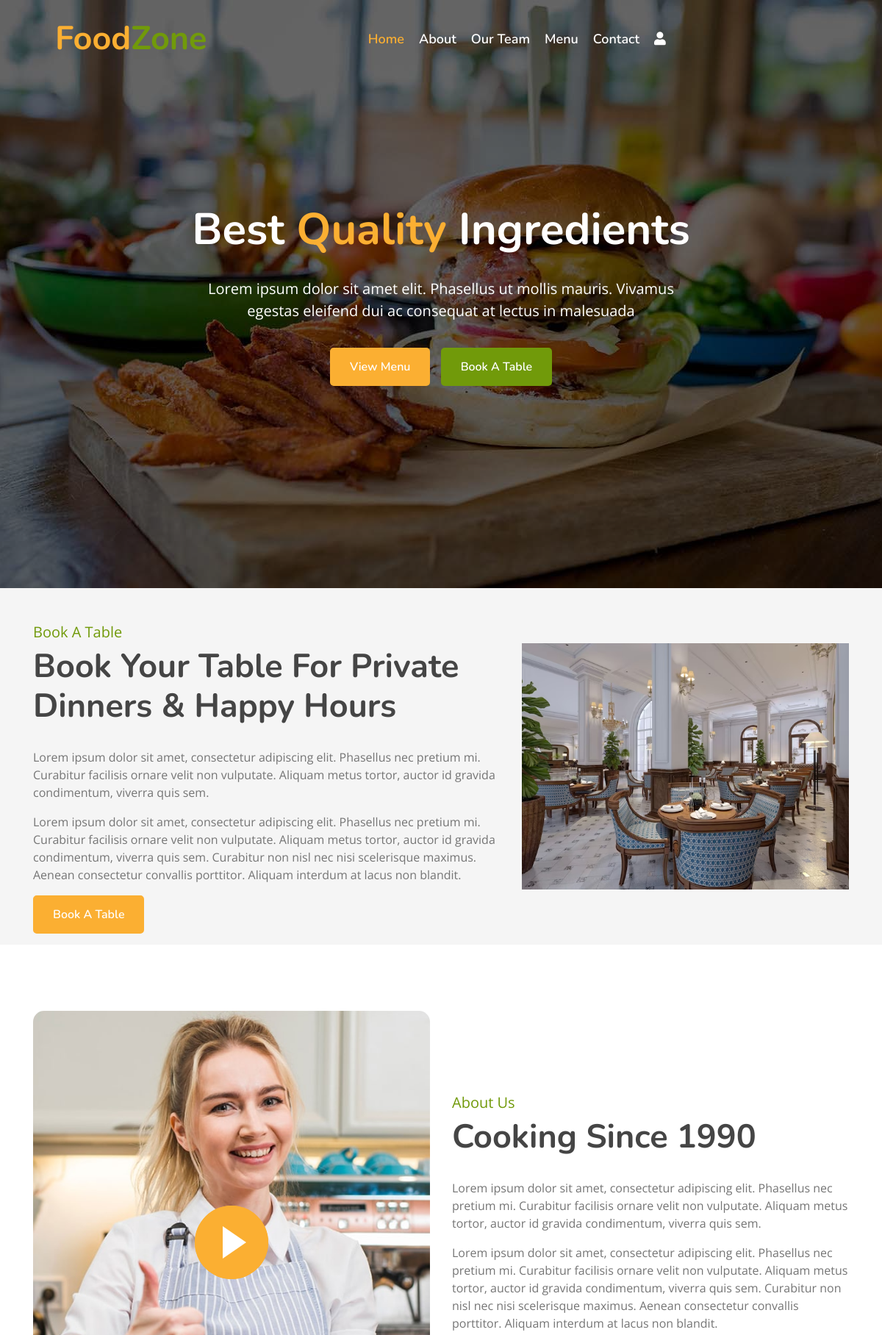
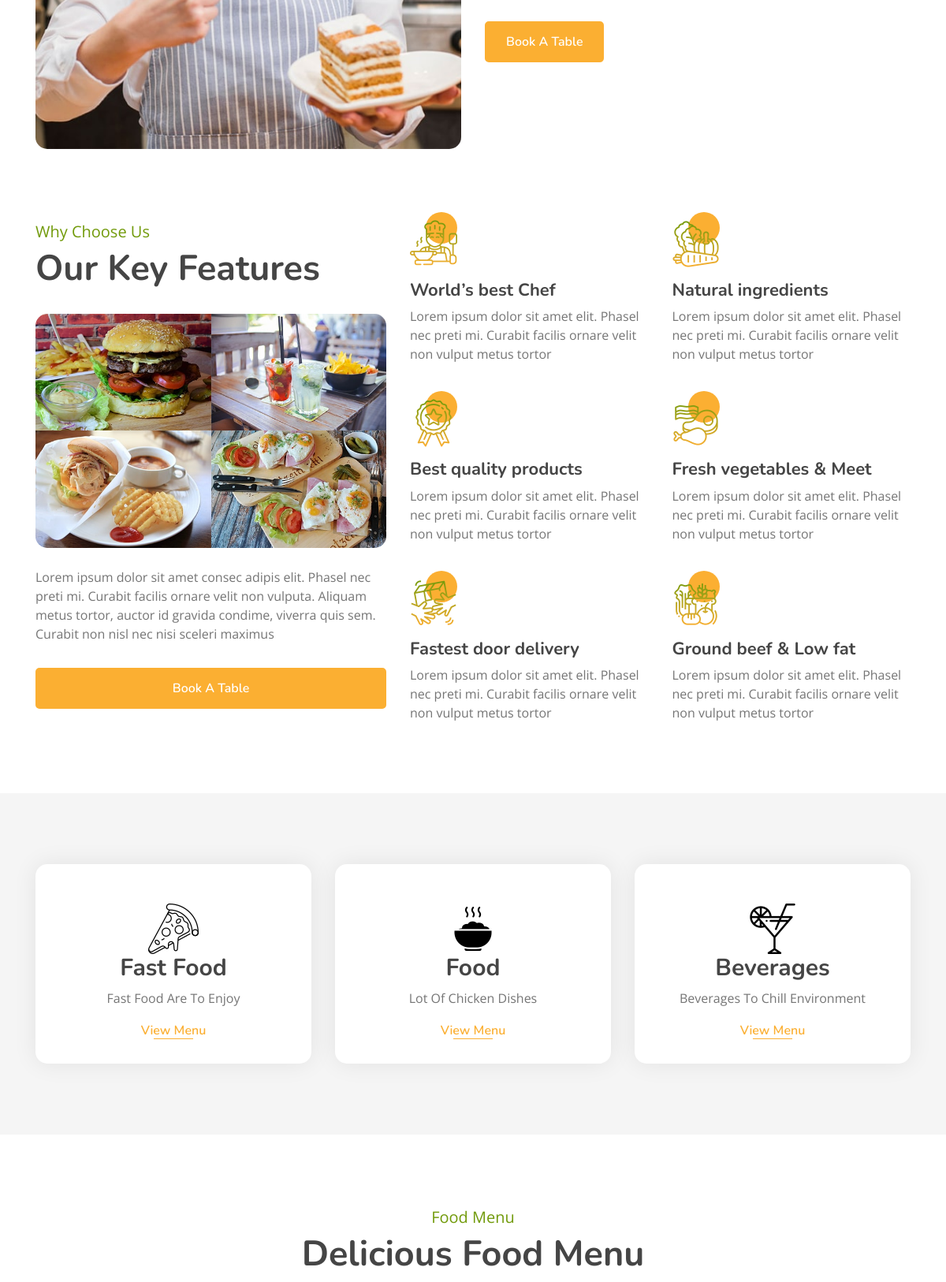
The page / (upper part) on the database its author committed (2 pictures, top to bottom).
### myapp/models.py (models this page shows, shortened)
class Category(models.Model):
    name = models.CharField(max_length=100, unique=True)
    iconimg = models.ImageField(upload_to="icon",default="", null=False)
    description = models.TextField()
    added_on = models.DateTimeField(auto_now_add=True)
    updated_on = models.DateTimeField(auto_now=True)

### myapp/views.py (the view)
# urls.py: path('', views.Index,name='index'),
def Index(request):
    category = Category.objects.all()
    profile = Profile.objects.all()
    dishes = Dish.objects.all()
    members = Team.objects.all().order_by('name')
    context = {
        'team_members': members,
        'profile':profile,
        'dishes': dishes,
        'category': category,
    }
    return render(request, 'index.html',context)

### templates/index.html (shortened to what this page needs)
{% extends 'base.html' %}
{% block content %}
        <div class="carousel">
            <div class="container-fluid">
                <div class="owl-carousel">
                    <div class="carousel-item">
                        <div class="carousel-img">
                            <img src="/static/img/carousel-1.jpg" alt="Image">
                        </div>
                        <div class="carousel-text">
                            <h1>Best <span>Quality</span> Ingredients</h1>
                            <p>
                                Lorem ipsum dolor sit amet elit. Phasellus ut mollis mauris. Vivamus egestas eleifend dui ac consequat at lectus in malesuada
                            </p>
                            <div class="carousel-btn">
                                <a class="btn custom-btn" href="{% url 'all_dishes' %}">View Menu</a>
                                <a class="btn custom-btn" href="{% url 'booking' %}">Book A Table</a>
                            </div>
                        </div>
                    </div>
                </div>
            </div>
        </div>
        <div class="booking">
            <div class="container">
                <div class="row align-items-center">
                    <div class="col-lg-7">
                        <div class="booking-content">
                            <div class="section-header">
                                <p>Book A Table</p>
                                <h2>Book Your Table For Private Dinners & Happy Hours</h2>
                            </div>
                            <div class="about-text">
                                <p>
                                    Lorem ipsum dolor sit amet, consectetur adipiscing elit. Phasellus nec pretium mi. Curabitur facilisis ornare velit non vulputate. Aliquam metus tortor, auctor id gravida condimentum, viverra quis sem.
                                </p>
                                <p>
                                    Lorem ipsum dolor sit amet, consectetur adipiscing elit. Phasellus nec pretium mi. Curabitur facilisis ornare velit non vulputate. Aliquam metus tortor, auctor id gravida condimentum, viverra quis sem. Curabitur non nisl nec nisi scelerisque maximus. Aenean consectetur convallis porttitor. Aliquam interdum at lacus non blandit.
                                </p>
                                <div>
                                    <a href="{% url 'booking' %}"><button class="btn custom-btn" type="submit">Book A Table</button></a>
                                </div>
                            </div>
                        </div>
                    </div>
                    <div class="col-lg-5">
                       <img src="/static/img/t.avif" height="100%" width="100%">
                    </div>
                </div>
            </div>
        </div>
        <div class="about">
            <div class="container">
                <div class="row align-items-center">
                    <div class="col-lg-6">
                        <div class="about-img">
                            <button type="button" class="btn-play" data-toggle="modal" data-src="https://www.youtube.com/embed/DWRcNpR6Kdc" data-target="#videoModal">
                                <span></span>
                            </button>
                        </div>
                    </div>
                    <div class="col-lg-6">
                        <div class="about-content">
                            <div class="section-header">
                                <p>About Us</p>
                                <h2>Cooking Since 1990</h2>
                            </div>
                            <div class="about-text">
                                <p>
                                    Lorem ipsum dolor sit amet, consectetur adipiscing elit. Phasellus nec pretium mi. Curabitur facilisis ornare velit non vulputate. Aliquam metus tortor, auctor id gravida condimentum, viverra quis sem.
                                </p>
                                <p>
                                    Lorem ipsum dolor sit amet, consectetur adipiscing elit. Phasellus nec pretium mi. Curabitur facilisis ornare velit non vulputate. Aliquam metus tortor, auctor id gravida condimentum, viverra quis sem. Curabitur non nisl nec nisi scelerisque maximus. Aenean consectetur convallis porttitor. Aliquam interdum at lacus non blandit.
                                </p>
                                <a class="btn custom-btn" href="{% url 'booking' %}">Book A Table</a>
                            </div>
                        </div>
                    </div>
                </div>
            </div>
        </div>
        <div class="feature">
            <div class="container">
                <div class="row">
                    <div class="col-lg-5">
                        <div class="section-header">
                            <p>Why Choose Us</p>
                            <h2>Our Key Features</h2>
                        </div>
                        <div class="feature-text">
                            <div class="feature-img">
                                <div class="row">
                                    <div class="col-6">
                                        <img src="/static/img/feature-1.jpg" alt="Image">
                                    </div>
                                    <div class="col-6">
                                        <img src="/static/img/feature-2.jpg" alt="Image">
                                    </div>
                                    <div class="col-6">
                                        <img src="/static/img/feature-3.jpg" alt="Image">
                                    </div>
                                    <div class="col-6">
                                        <img src="/static/img/feature-4.jpg" alt="Image">
                                    </div>
                                </div>
                            </div>
                            <p>
                                Lorem ipsum dolor sit amet consec adipis elit. Phasel nec preti mi. Curabit facilis ornare velit non vulputa. Aliquam metus tortor, auctor id gravida condime, viverra quis sem. Curabit non nisl nec nisi sceleri maximus
                            </p>
                            <a class="btn custom-btn" href="{% url 'booking' %}">Book A Table</a>
                        </div>
                    </div>
                    <div class="col-lg-7">
                        <div class="row">
                            <div class="col-sm-6">
                                <div class="feature-item">
                                    <i class="flaticon-cooking"></i>
                                    <h3>World’s best Chef</h3>
                                    <p>
                                        Lorem ipsum dolor sit amet elit. Phasel nec preti mi. Curabit facilis ornare velit non vulput metus tortor
                                    </p>
                                </div>
                            </div>
                            <div class="col-sm-6">
                                <div class="feature-item">
                                    <i class="flaticon-vegetable"></i>
                                    <h3>Natural ingredients</h3>
                                    <p>
                                        Lorem ipsum dolor sit amet elit. Phasel nec preti mi. Curabit facilis ornare velit non vulput metus tortor
                                    </p>
                                </div>
                            </div>
                        </div>
                        <div class="row">
                            <div class="col-sm-6">
                                <div class="feature-item">
                                    <i class="flaticon-medal"></i>
                                    <h3>Best quality products</h3>
                                    <p>
                                        Lorem ipsum dolor sit amet elit. Phasel nec preti mi. Curabit facilis ornare velit non vulput metus tortor
                                    </p>
                                </div>
                            </div>
                            <div class="col-sm-6">
                                <div class="feature-item">
                                    <i class="flaticon-meat"></i>
                                    <h3>Fresh vegetables & Meet</h3>
                                    <p>
                                        Lorem ipsum dolor sit amet elit. Phasel nec preti mi. Curabit facilis ornare velit non vulput metus tortor
                                    </p>
                                </div>
                            </div>
                        </div>
                        <div class="row">
                            <div class="col-sm-6">
                                <div class="feature-item">
                                    <i class="flaticon-courier"></i>
                                    <h3>Fastest door delivery</h3>
                                    <p>
                                        Lorem ipsum dolor sit amet elit. Phasel nec preti mi. Curabit facilis ornare velit non vulput metus tortor
                                    </p>
                                </div>
                            </div>
                            <div class="col-sm-6">
                                <div class="feature-item">
                                    <i class="flaticon-fruits-and-vegetables"></i>
                                    <h3>Ground beef & Low fat</h3>
                                    <p>
                                        Lorem ipsum dolor sit amet elit. Phasel nec preti mi. Curabit facilis ornare velit non vulput metus tortor
                                    </p>
                                </div>
                            </div>
                        </div>
                    </div>
                </div>
            </div>
        </div>
        <div class="food">
            <div class="container">
                <div class="row align-items-center">
                    {% for cat in category %}
                    <div class="col-md-4">
                        <div class="food-item">
                             <img src="/media/{{cat.iconimg}}" alt="" class="pic">
                            <h2>{{cat.name}}</h2>
                            <p>
                                {{cat.description}}
                            </p>
                            <a href="{% url 'items' id=cat.id %}">View Menu</a>
                        </div>
                    </div>
                    {% endfor %}
                </div>
            </div>
        </div>
        <div class="menu">
            <div class="container">
                <div class="section-header text-center">
                    <p>Food Menu</p>
                    <h2>Delicious Food Menu</h2>
                </div>
            </div>
        </div>
{% endblock %}

### rows shown on the page
Category: iconimg (picture), name "Fast Food", description "Fast Food Are To Enjoy"
Category: iconimg (picture), name "Food", description "Lot Of Chicken Dishes"
Category: iconimg (picture), name "Beverages", description "Beverages To Chill Environment"
